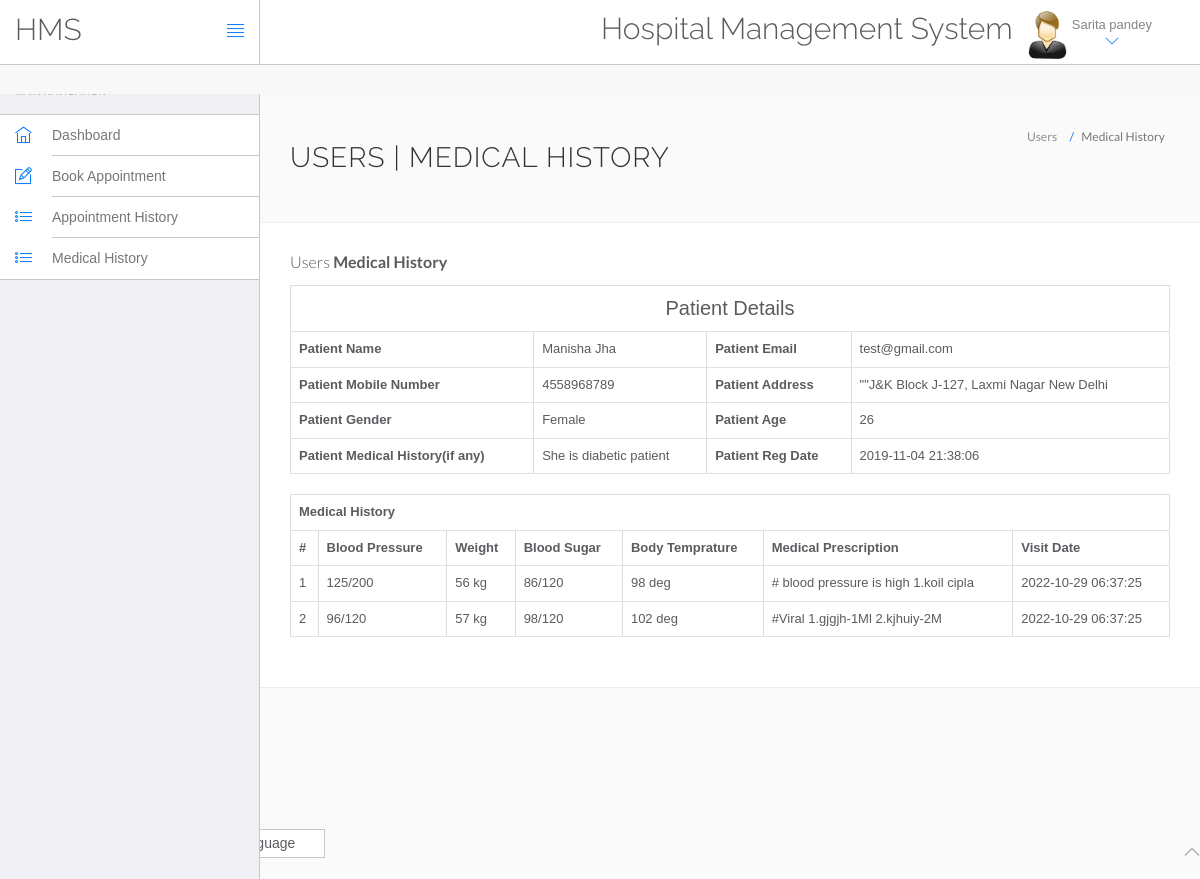
Screenshot of /hms/view-medhistory.php?viewid=1 (signed in) with the database file from the repository.
### tables this page shows
CREATE TABLE `users` (
  `id` int(11) NOT NULL,
  `fullName` varchar(255) DEFAULT NULL,
  `address` longtext DEFAULT NULL,
  `city` varchar(255) DEFAULT NULL,
  `gender` varchar(255) DEFAULT NULL,
  `email` varchar(255) DEFAULT NULL,
  `password` varchar(255) DEFAULT NULL,
  `regDate` timestamp NULL DEFAULT current_timestamp(),
  `updationDate` timestamp NULL DEFAULT NULL ON UPDATE current_timestamp()
);

CREATE TABLE `tblpatient` (
  `ID` int(10) NOT NULL,
  `Docid` int(10) DEFAULT NULL,
  `PatientName` varchar(200) DEFAULT NULL,
  `PatientContno` bigint(10) DEFAULT NULL,
  `PatientEmail` varchar(200) DEFAULT NULL,
  `PatientGender` varchar(50) DEFAULT NULL,
  `PatientAdd` mediumtext DEFAULT NULL,
  `PatientAge` int(10) DEFAULT NULL,
  `PatientMedhis` mediumtext DEFAULT NULL,
  `CreationDate` timestamp NULL DEFAULT current_timestamp(),
  `UpdationDate` timestamp NULL DEFAULT NULL ON UPDATE current_timestamp()
);

CREATE TABLE `tblmedicalhistory` (
  `ID` int(10) NOT NULL,
  `PatientID` int(10) DEFAULT NULL,
  `BloodPressure` varchar(200) DEFAULT NULL,
  `BloodSugar` varchar(200) NOT NULL,
  `Weight` varchar(100) DEFAULT NULL,
  `Temperature` varchar(200) DEFAULT NULL,
  `MedicalPres` mediumtext DEFAULT NULL,
  `CreationDate` timestamp NOT NULL DEFAULT current_timestamp() ON UPDATE current_timestamp()
);

### hms/view-medhistory.php (the view, shortened to what this page needs)
<?php
include('include/config.php');
?>
<!DOCTYPE html>
<html lang="en">
	<head>
		<link rel="stylesheet" href="vendor/bootstrap/css/bootstrap.min.css">
		<link rel="stylesheet" href="vendor/fontawesome/css/font-awesome.min.css">
		<link rel="stylesheet" href="vendor/themify-icons/themify-icons.min.css">
		<link href="vendor/animate.css/animate.min.css" rel="stylesheet" media="screen">
		<link href="vendor/perfect-scrollbar/perfect-scrollbar.min.css" rel="stylesheet" media="screen">
		<link href="vendor/switchery/switchery.min.css" rel="stylesheet" media="screen">
		<link href="vendor/bootstrap-touchspin/jquery.bootstrap-touchspin.min.css" rel="stylesheet" media="screen">
		<link href="vendor/select2/select2.min.css" rel="stylesheet" media="screen">
		<link href="vendor/bootstrap-datepicker/bootstrap-datepicker3.standalone.min.css" rel="stylesheet" media="screen">
		<link href="vendor/bootstrap-timepicker/bootstrap-timepicker.min.css" rel="stylesheet" media="screen">
		<link rel="stylesheet" href="assets/css/styles.css">
		<link rel="stylesheet" href="assets/css/plugins.css">
		<link rel="stylesheet" href="assets/css/themes/theme-1.css" id="skin_color" />
	</head>
	<body>
		<div id="app">
<?php include('include/sidebar.php');?>
<div class="app-content">
<?php include('include/header.php');?>
<div class="main-content" >
<div class="wrap-content container" id="container">
<section id="page-title">
<div class="row">
<div class="col-sm-8">
<h1 class="mainTitle">Users | Medical History</h1>
</div>
<ol class="breadcrumb">
<li>
<span>Users</span>
</li>
<li class="active">
<span>Medical History</span>
</li>
</ol>
</div>
</section>
<div class="container-fluid container-fullw bg-white">
<div class="row">
<div class="col-md-12">
<h5 class="over-title margin-bottom-15">Users <span class="text-bold">Medical History</span></h5>
<?php
                               $vid=$_GET['viewid'];
                               $ret=mysqli_query($con,"select * from tblpatient where ID='$vid'");
$cnt=1;
while ($row=mysqli_fetch_array($ret)) {
                               ?>
<table border="1" class="table table-bordered">
 <tr align="center">
<td colspan="4" style="font-size:20px;color:blue">
 Patient Details</td></tr>
    <tr>
    <th scope>Patient Name</th>
    <td><?php  echo $row['PatientName'];?></td>
    <th scope>Patient Email</th>
    <td><?php  echo $row['PatientEmail'];?></td>
  </tr>
  <tr>
    <th scope>Patient Mobile Number</th>
    <td><?php  echo $row['PatientContno'];?></td>
    <th>Patient Address</th>
    <td><?php  echo $row['PatientAdd'];?></td>
  </tr>
    <tr>
    <th>Patient Gender</th>
    <td><?php  echo $row['PatientGender'];?></td>
    <th>Patient Age</th>
    <td><?php  echo $row['PatientAge'];?></td>
  </tr>
  <tr>
    <th>Patient Medical History(if any)</th>
    <td><?php  echo $row['PatientMedhis'];?></td>
     <th>Patient Reg Date</th>
    <td><?php  echo $row['CreationDate'];?></td>
  </tr>
<?php }?>
</table>
<?php
$ret=mysqli_query($con,"select * from tblmedicalhistory  where PatientID='$vid'");
 ?>
<table id="datatable" class="table table-bordered dt-responsive nowrap" style="border-collapse: collapse; border-spacing: 0; width: 100%;">
  <tr align="center">
   <th colspan="8" >Medical History</th>
  </tr>
  <tr>
    <th>#</th>
<th>Blood Pressure</th>
<th>Weight</th>
<th>Blood Sugar</th>
<th>Body Temprature</th>
<th>Medical Prescription</th>
<th>Visit Date</th>
</tr>
<?php
while ($row=mysqli_fetch_array($ret)) {
  ?>
<tr>
  <td><?php echo $cnt;?></td>
 <td><?php  echo $row['BloodPressure'];?></td>
 <td><?php  echo $row['Weight'];?></td>
 <td><?php  echo $row['BloodSugar'];?></td>
  <td><?php  echo $row['Temperature'];?></td>
  <td><?php  echo $row['MedicalPres'];?></td>
  <td><?php  echo $row['CreationDate'];?></td>
</tr>
<?php $cnt=$cnt+1;} ?>
</table>
</div>
</div>
</div>
</div>
</div>
</div>
</div>
	<?php include('include/footer.php');?>
	</body>
</html>

### hms/include/header.php (shortened to what this page needs)
<header class="navbar navbar-default navbar-static-top">
					<div class="navbar-header">
						<a class="navbar-brand" href="#">
							<h2 style="padding-top:20% ">HMS</h2>
						</a>
						<a href="#" class="sidebar-toggler pull-right visible-md visible-lg" data-toggle-class="app-sidebar-closed" data-toggle-target="#app">
							<i class="ti-align-justify"></i>
						</a>
					</div>
					<div class="navbar-collapse collapse">
						<ul class="nav navbar-right">
								<li  style="padding-top:2% ">
								<h2>Hospital Management System</h2>
							</li>
							<li class="dropdown current-user">
								<a href class="dropdown-toggle" data-toggle="dropdown">
									<img src="assets/images/images.jpg"> <span class="username">
									<?php $query=mysqli_query($con,"select fullName from users where id='".$_SESSION['id']."'");
while($row=mysqli_fetch_array($query))
{
	echo $row['fullName'];
}
									?> <i class="ti-angle-down"></i></i></span>
								</a>
							</li>
						</ul>
					</div>
				</header>

### hms/assets/css/themes/theme-1.css (style rules this page uses)
body { background: #FAFAFA; }
header .navbar-header { background: #ffffff !important; border-right-color: #c8c7cc !important; border-bottom-color: #c8c7cc !important; }
header .navbar-header .sidebar-toggler, header .navbar-header .sidebar-mobile-toggler { color: #007aff !important; }
header .navbar-header .navbar-brand { color: #777 !important; }
header .navbar-collapse { background: #ffffff !important; border-bottom-color: #c8c7cc !important; box-shadow: none !important; }
header .navbar-collapse .navbar-right > li > a { color: #777; }
header .navbar-collapse .navbar-right > li > a i { color: #007aff !important; }

### hms/view-medhistory.php (style rules this page uses)
body { top:0 !important; }

### hms/include/setting.php (style rules this page uses)
body { top:0 !important; }

### rows the page displays
users: fullName "Sarita pandey"
tblpatient: PatientName "Manisha Jha", PatientEmail "test@gmail.com", PatientContno "4558968789", PatientAdd "\"\"J&K Block J-127, Laxmi Nagar New Delhi", PatientGender "Female", PatientAge "26", PatientMedhis "She is diabetic patient", CreationDate "2019-11-04 21:38:06"
tblmedicalhistory: BloodPressure "125/200", Weight "56 kg", BloodSugar "86/120", Temperature "98 deg", MedicalPres "# blood pressure is high 1.koil cipla", CreationDate "2022-10-29 06:37:25"
tblmedicalhistory: BloodPressure "96/120", Weight "57 kg", BloodSugar "98/120", Temperature "102 deg", MedicalPres "#Viral 1.gjgjh-1Ml 2.kjhuiy-2M", CreationDate "2022-10-29 06:37:25"
